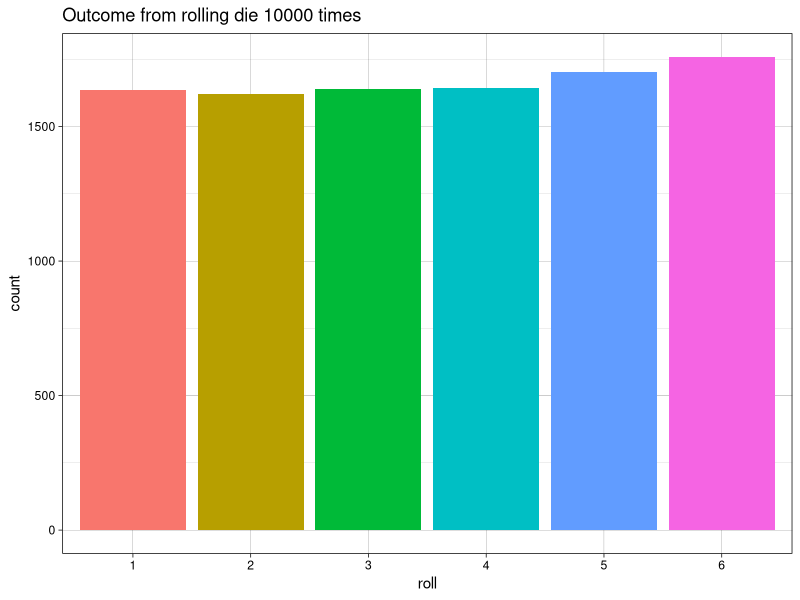
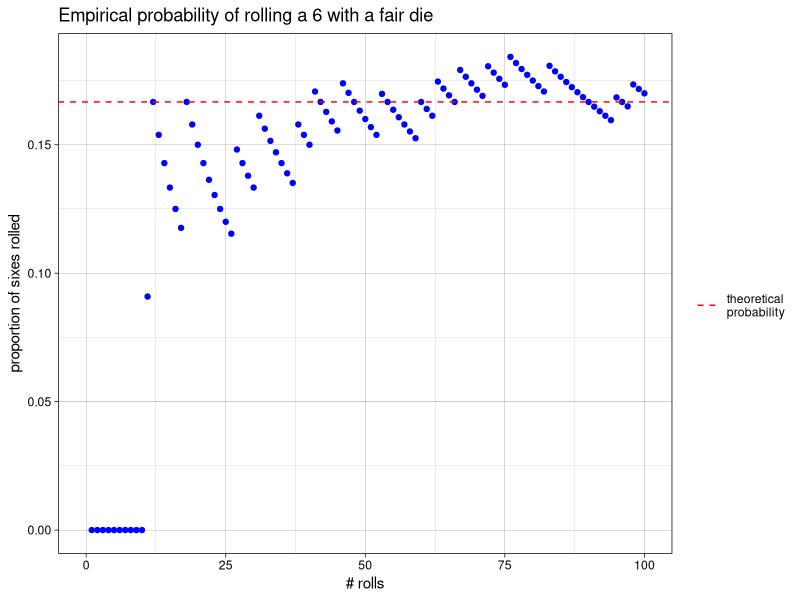
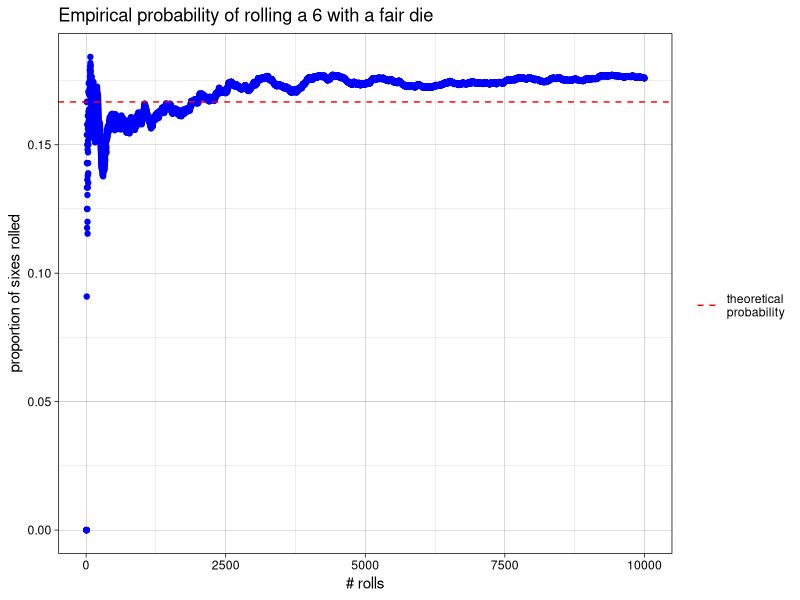
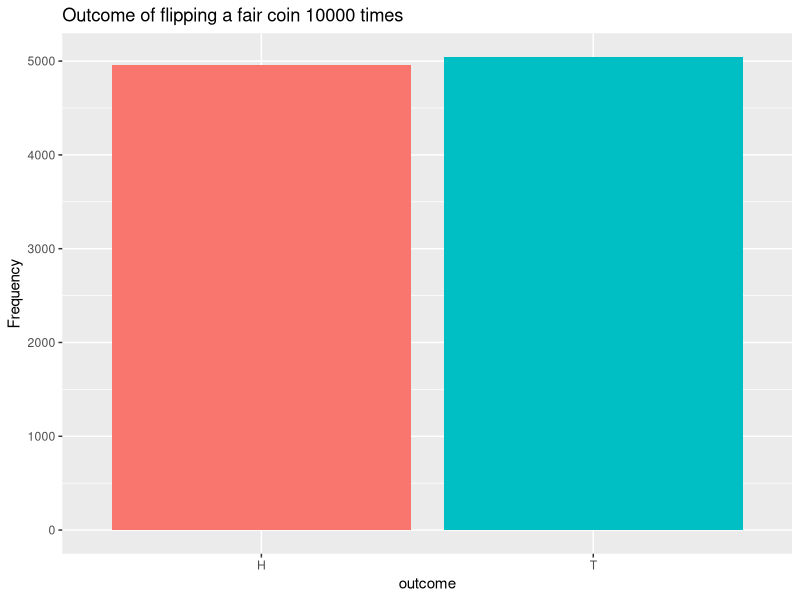
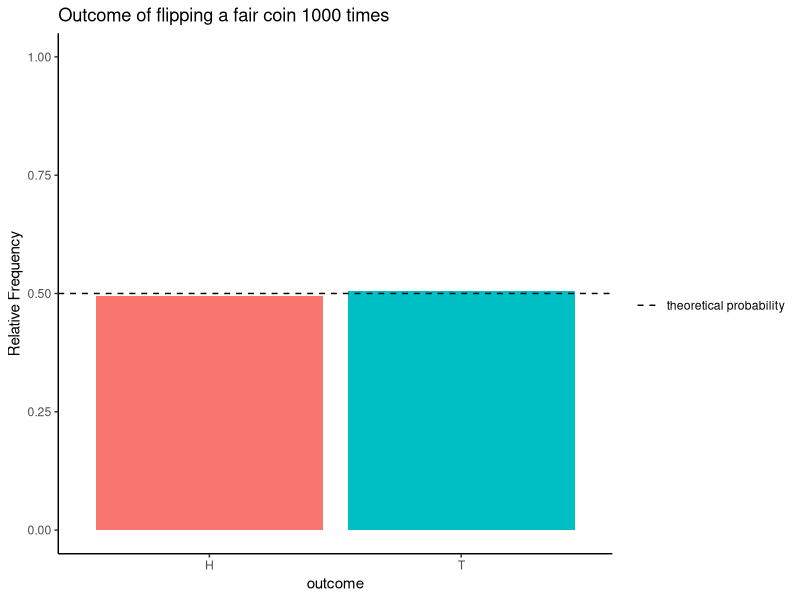
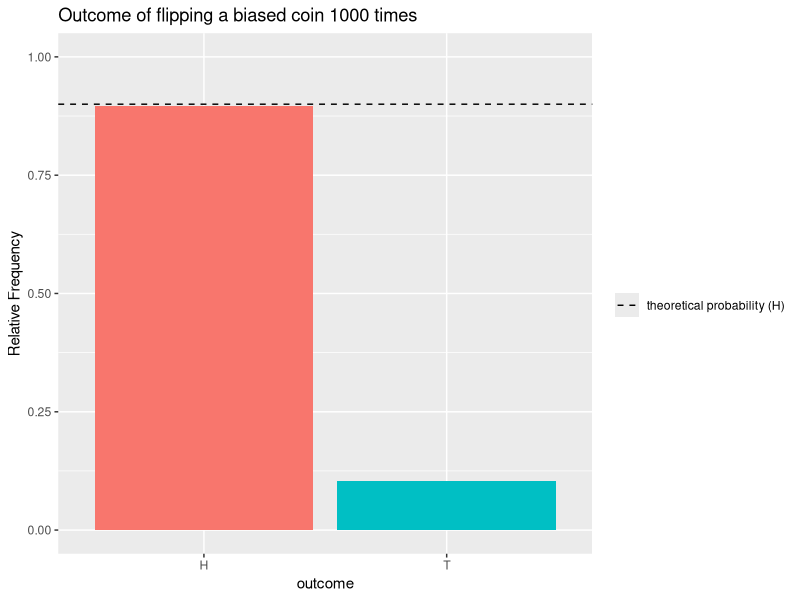

Generate these figures, in order, with R:
######################################
## Module 4: Probability
######################################

# Note: the 'gtools' library is needed to enumerate
# permutations and combinations

library(gtools)
library(ggplot2)
library(dplyr)

######################################################
# Simulate rolling a die 10,000 times, by sampling
# from the values 1:6, 10,000 times, with replacement
######################################################
roll.num <- sample(1:6, 10000, replace = TRUE)

## treat the results as a factor (qualitative variable) and construct a barplot
roll <- factor(roll.num)
ggplot() + geom_bar(aes(roll, fill = roll), show.legend = FALSE) + 
  ggtitle("Outcome from rolling die 10000 times") + 
  theme_linedraw()
  
# function to find the proportion of sixes occurring in first 
# 'i' elements of 'x' 
proportion.sixes <- function(i,x) {
  x <- x[1:i] # limit to first 'i' elements
  count <- sum(x==6)   # count the number of sixes
  count/i              # return the proportion
}

## apply this function to all integers from 1- 10000
props <- sapply(1:length(roll.num), proportion.sixes, x=roll.num)


## plot empirical and theoretical probabilities
six.plot <- ggplot() + geom_point(aes(x = 1:length(props), y=props), color = "blue") +
  ggtitle("Empirical probability of rolling a 6 with a fair die") +
  labs(x = "# rolls", y = "proportion of sixes rolled") +
  geom_hline(aes(yintercept=1/6, linetype = "theoretical\nprobability"),color = "red") +
  theme_linedraw() +
  scale_linetype_manual(name = '', values = 2) # this adds the legend (values = 2 for dotted line)


# plot only first 100 rolls
six.plot + xlim(0,100)

#####################################################
# The empirical probability of an event occurring is
# the proportion of times the event occurs over a
# large number of samples/trials
#####################################################

# look at complete plot
six.plot                

###################################
# Let's look at a coin example
###################################

## simulate flipping a fair coin 10,000 times
coins <- sample(c("H", "T"), 10000, replace=TRUE)

# generate bar graph of frequencies
ggplot() + geom_bar(aes(coins, fill = coins), show.legend = FALSE) + 
  ggtitle("Outcome of flipping a fair coin 10000 times") +
  labs(x = "outcome", y = "Frequency")

  
# calculate a relative frequency table and generate a bar graph of 
# relative frequencies 

# create data.frame containing relative frequency table
p <- table(coins) %>% prop.table() %>% data.frame()  

# plot relative frequencies
ggplot(p) + geom_col(aes(x = coins, y = Freq, fill = coins), show.legend = FALSE) + 
  ggtitle("Outcome of flipping a fair coin 1000 times") +
  labs(x = "outcome", y = "Relative Frequency") +
  geom_hline(aes(yintercept=1/2, linetype = 'theoretical probability'),
             color = "black") +
  scale_linetype_manual(name = "", values = 2) +
  ylim(0,1) + theme_classic()


# Let's repeat this simulation using a biased coin, flipped 10,000 times
# (the biased coin has a 90% probability of Heads, 10% probability of tails)
coins <- sample(c("H", "T"), 10000, prob = c(.9,.1), replace=TRUE)

# create data frame of relative frequency table
p <- table(coins) %>% prop.table() %>% data.frame()


ggplot(p) + geom_col(aes(x = coins, y = Freq, fill = coins), show.legend = FALSE) + 
  ggtitle("Outcome of flipping a biased coin 1000 times") +
  labs(x = "outcome", y = "Relative Frequency") +
  geom_hline(aes(yintercept=9/10, linetype = "theoretical probability (H)"),
             color = "black") +
  scale_linetype_manual(name = "", values = 2) + ylim(0,1)


############################################################
## general method for repeating a probability experiment --
## write a function to do the experiment once, and return
## the characteristic of interest. Then use the replicate 
## function to repeat the experiment
############################################################

## example function: flip a fair coin 2 times, 
#  we are interested in getting 2 heads
# returns TRUE if we get 2 heads, FALSE otherwise
flip.two.heads <- function() {
  
  # flip the coin twice (same as flipping 2 coins)
  f <- sample(c("H", "T"), 2, replace = TRUE)
  
  # count the number of Heads
  count <- sum(f=="H")
  
  # return TRUE if we got 2 heads
  count == 2
}

# flip a coin 2 times, repeat 1000 times
two.heads <- replicate(1000, flip.two.heads())

# find the empirical probability of getting 2 heads = 
# number of times we get 2 heads / number of experiments
prop.heads <- sum(two.heads) / length(two.heads)
prop.heads


#########################################################
# Exercise: Copy and modify the above code to find
# the empirical probability of flipping a coin 3 times
# and getting at least 2 heads.
#########################################################


#########################################################
## classical probability - when all outcomes
## are equally likely, 
## P(A) = (number of outcomes in A) / 
##          (number of outcomes in sample space)
#########################################################

##########################################################
# We can use the 'permutation' function from the gtools
# library for classical probability calculations.
# The arguments for the permutation function include 
# (1) number of outcomes per trial of the experiment, 
# (2) number of trials,
# (3) sample space for each trial,
# (4) repeats = TRUE if outcomes can repeat across trials
# Permutations gives all possible arrangements where
#    order matters
##########################################################

##########################################################
# Find the sample space S for flipping a coin 3 times  #
##########################################################
S <- permutations(2,3, c("H", "T"), repeats = TRUE)

# Define the event corresponding to getting exactly two heads
index <- rowSums(S == "H") == 2
S[index,]

# Define the event corresponding to getting at least two heads
index <- rowSums(S == "H") >= 2
S[index,]

#######################################################
# Finding classical probabilities
#######################################################

##########################################################
## aside: useful logical functions: 
#   any(x) returns TRUE if any element in x is TRUE
#   all(x) returns TRUE if all elements in x are TRUE
##########################################################

numbers <- 1:3
any(numbers == 4)
any(numbers == 1)
all(numbers == 1)

numbers <- c(1,1,1)
all(numbers == 1)

# Find the probability of getting all heads, P(H = 3), when
# flipping a fair coin 3 times
all.heads <- apply(S == "H", 1, all)
sum(all.heads) / length(all.heads)

# Find the probability of getting at least 1 Head, P(H >= 1)
any.heads <- apply(S == "H", 1, any)
p.any.heads <- sum(any.heads) / length(any.heads)
p.any.heads

# Note that the complement of at least one head (H >=1)
# is no heads (H=0) (or all tails). Therefore by the 
# rule of complements, P(no heads) = 1 - P(at least 1 heads)

# probability of no heads
1 - p.any.heads

# probability of no heads (direct calculation)
no.heads <- apply(S == "T", 1, all)
p.no.heads <- sum(no.heads) / length(no.heads)
p.no.heads

